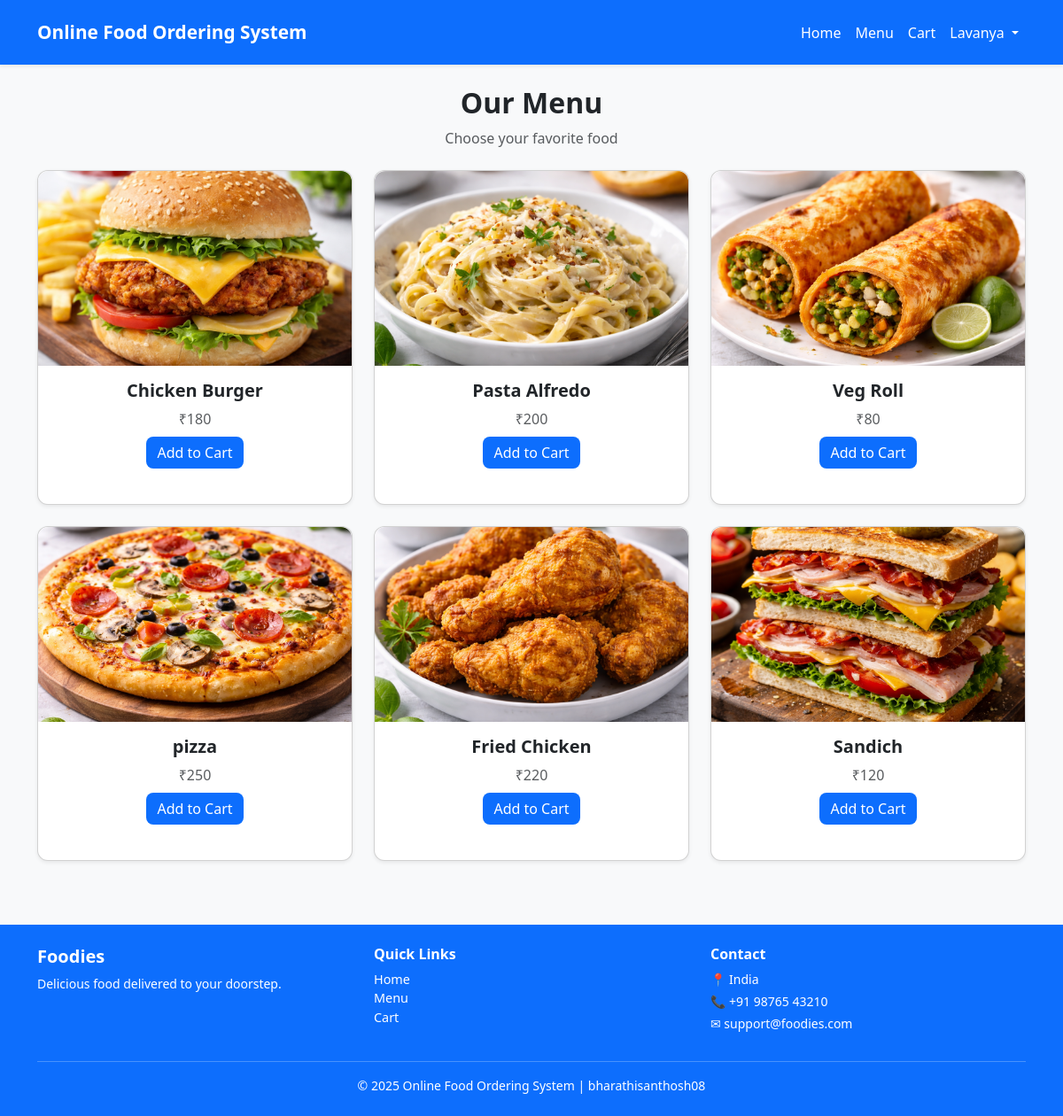
The page /menu/ (signed in) on the database its author committed.
### store/models.py (models this page shows, shortened)
class Food(models.Model):
    name = models.CharField(max_length=100)
    price = models.IntegerField()
    image = models.ImageField(upload_to='foods/')

### store/views.py (the view)
# urls.py: path('menu/', views.menu, name='menu'),
def menu(request):
    foods = Food.objects.all()
    return render(request, 'menu.html', {'foods': foods})

### store/templates/menu.html
{% extends 'base.html' %}
{% load static %}
{% block content %}
<div class="text-center mb-4">
    <h2 class="fw-bold">Our Menu</h2>
    <p class="text-muted">Choose your favorite food</p>
</div>
<div class="row ">
    {% for food in foods %}
    <div class="col-lg-4 col-md-6 mb-4">
        <div class="card shadow-sm mb-4 h-100">
            <img src="{{ food.image.url }}"
                 class="card-img-top"
                 alt="{{ food.name }}"
                 style="height:220px; object-fit:cover;">
            <div class="card-body text-center">
                <h5 class="card-title fw-bold">{{ food.name }}</h5>
                <p class="text-muted mb-2">
                    ₹{{ food.price }}
                </p>
                <a href="{% url 'add_to_cart' food.id %}" class="btn btn-primary">
                    Add to Cart
                </a>
            </div>
        </div>
    </div>
    {% empty %}
    <div class="col-12 text-center">
        <p class="text-muted">No food items available.</p>
    </div>
    {% endfor %}
</div>
{% endblock %}

### store/templates/base.html (shortened to what this page needs)
{% load static %}
<!DOCTYPE html>
<html lang="en">
<head>
    <link href="https://cdn.jsdelivr.net/npm/bootstrap@5.3.2/dist/css/bootstrap.min.css" rel="stylesheet">
    <link rel="stylesheet" href="{% static 'css/style.css' %}">
</head>
<body>
<nav class="navbar navbar-expand-lg navbar-dark bg-primary shadow-sm py-3">
    <div class="container">
        <a class="navbar-brand fw-bold " href="{% url 'home' %}">
            Online Food Ordering System
        </a>
        <div class="collapse navbar-collapse" id="navbarNav">
            <ul class="navbar-nav ms-auto align-items-center">
                <li class="nav-item">
                    <a class="nav-link" href="{% url 'home' %}">Home</a>
                </li>
                <li class="nav-item">
                    <a class="nav-link" href="{% url 'menu' %}">Menu</a>
                </li>
                <li class="nav-item">
                    <a class="nav-link" href="{% url 'cart' %}">Cart</a>
                </li>
                {% if user.is_authenticated %}
                <li class="nav-item dropdown">
                    <a class="nav-link dropdown-toggle" href="#" role="button"
                       data-bs-toggle="dropdown">
                        {{ user.username }}
                    </a>
                </li>
                {% endif %}
            </ul>
        </div>
    </div>
</nav>
<main class="container my-4">
    {% block content %}
    {% endblock %}
</main>
<footer class="bg-primary text-white mt-5">
    <div class="container py-4">
        <div class="row">
            <div class="col-md-4">
                <h5>Foodies</h5>
                <p class="small">
                    Delicious food delivered to your doorstep.
                </p>
            </div>
            <div class="col-md-4">
                <h6>Quick Links</h6>
                <ul class="list-unstyled small">
                    <li><a href="{% url 'home' %}" class="text-white text-decoration-none">Home</a></li>
                    <li><a href="{% url 'menu' %}" class="text-white text-decoration-none">Menu</a></li>
                    <li><a href="{% url 'cart' %}" class="text-white text-decoration-none">Cart</a></li>
                </ul>
            </div>
            <div class="col-md-4">
                <h6>Contact</h6>
                <p class="small mb-1">📍 India</p>
                <p class="small mb-1">📞 +91 98765 43210</p>
                <p class="small">✉ support@foodies.com</p>
            </div>
        </div>
        <hr class="border-light">
        <div class="text-center small">
            © 2025 Online Food Ordering System | bharathisanthosh08
        </div>
    </div>
</footer>
</body>
</html>

### store/static/css/style.css (style rules this page uses)
body { font-family: 'Segoe UI', Tahoma, Geneva, Verdana, sans-serif; background-color: #f8f9fa; }
a { text-decoration: none; }
img { max-width: 100%; }
.navbar-brand { font-size: 1.3rem; }
.navbar .nav-link { font-weight: 500; color: white }
.card { border-radius: 12px; }
.btn { border-radius: 8px; }
.btn-primary { background-color: #0d6efd; border: none; }
.card-img-top { border-top-left-radius: 12px; border-top-right-radius: 12px; }
footer { margin-top: 60px; }
footer h5, footer h6 { font-weight: 600; }
footer p, footer li { font-size: 0.9rem; }

### rows shown on the page
Food: image (picture), name "Chicken Burger", price "180"
Food: image (picture), name "Pasta Alfredo", price "200"
Food: image (picture), name "Veg Roll", price "80"
Food: image (picture), name "pizza", price "250"
Food: image (picture), name "Fried Chicken", price "220"
Food: image (picture), name "Sandich", price "120"

### other values the page prints
{{ user.username }} "Lavanya"
